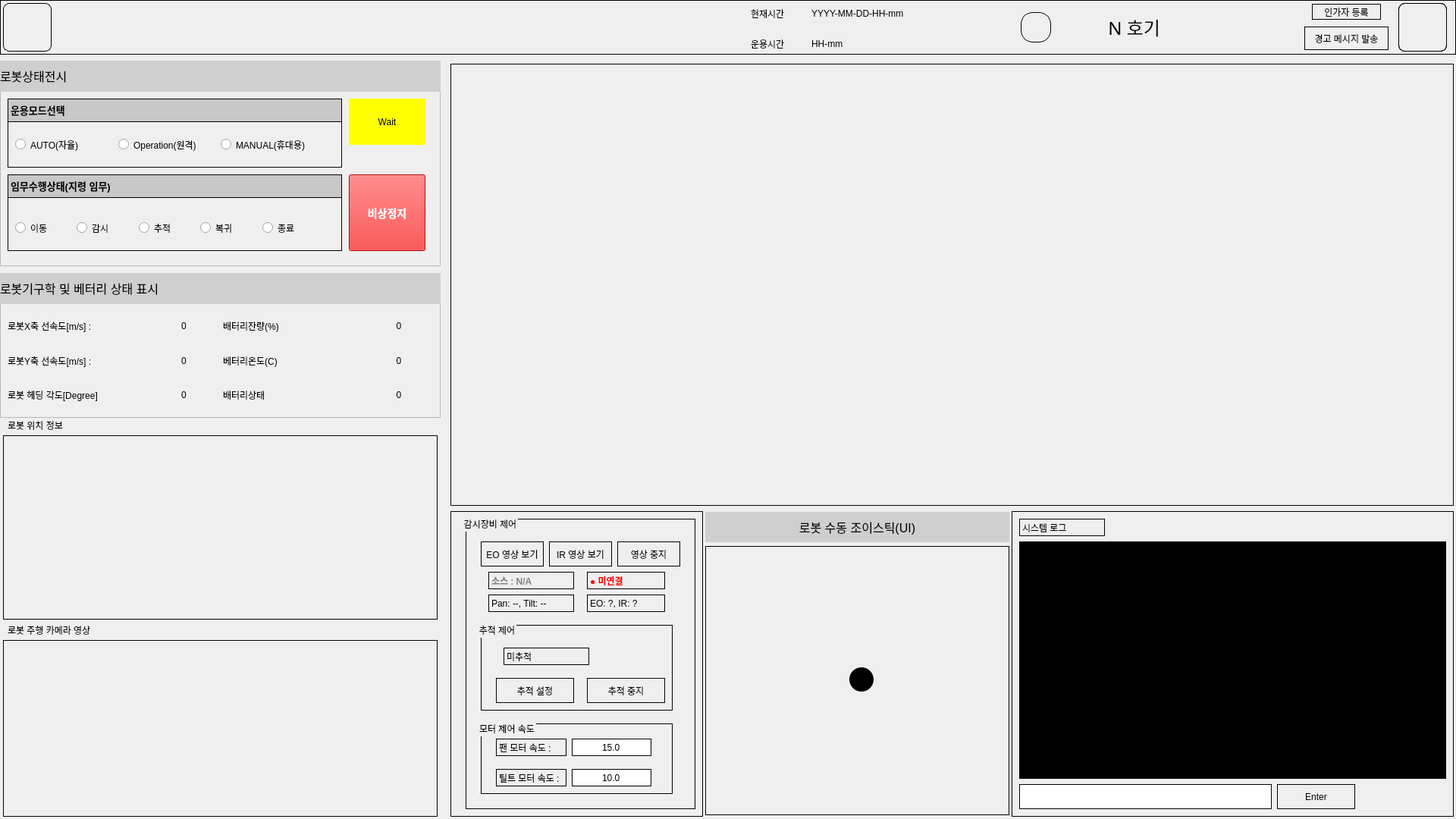
<?xml version="1.0" encoding="UTF-8"?>
<ui version="4.0">
 <class>mainForm</class>
 <widget class="QWidget" name="mainForm">
  <property name="geometry">
   <rect>
    <x>0</x>
    <y>0</y>
    <width>1920</width>
    <height>1080</height>
   </rect>
  </property>
  <property name="sizePolicy">
   <sizepolicy hsizetype="Fixed" vsizetype="Fixed">
    <horstretch>0</horstretch>
    <verstretch>0</verstretch>
   </sizepolicy>
  </property>
  <property name="minimumSize">
   <size>
    <width>1920</width>
    <height>1080</height>
   </size>
  </property>
  <property name="maximumSize">
   <size>
    <width>1920</width>
    <height>1080</height>
   </size>
  </property>
  <property name="font">
   <font>
    <family>Arial</family>
   </font>
  </property>
  <property name="windowTitle">
   <string>Control System</string>
  </property>
  <property name="styleSheet">
   <string notr="true"/>
  </property>
  <widget class="QWidget" name="widgetTopBtnBar" native="true">
   <property name="geometry">
    <rect>
     <x>0</x>
     <y>0</y>
     <width>1920</width>
     <height>72</height>
    </rect>
   </property>
   <property name="minimumSize">
    <size>
     <width>1920</width>
     <height>72</height>
    </size>
   </property>
   <property name="styleSheet">
    <string notr="true">border : 1px solid black;</string>
   </property>
   <widget class="QWidget" name="widgetBtnGoHome" native="true">
    <property name="geometry">
     <rect>
      <x>0</x>
      <y>0</y>
      <width>72</width>
      <height>72</height>
     </rect>
    </property>
    <property name="sizePolicy">
     <sizepolicy hsizetype="Fixed" vsizetype="Fixed">
      <horstretch>0</horstretch>
      <verstretch>0</verstretch>
     </sizepolicy>
    </property>
    <property name="minimumSize">
     <size>
      <width>72</width>
      <height>72</height>
     </size>
    </property>
    <property name="styleSheet">
     <string notr="true">border-radius:8px;
margin:4px;</string>
    </property>
    <widget class="QPushButton" name="btnGoHome">
     <property name="geometry">
      <rect>
       <x>0</x>
       <y>0</y>
       <width>72</width>
       <height>72</height>
      </rect>
     </property>
     <property name="minimumSize">
      <size>
       <width>72</width>
       <height>72</height>
      </size>
     </property>
     <property name="styleSheet">
      <string notr="true">border: none;
background-color: transparent;
</string>
     </property>
     <property name="text">
      <string/>
     </property>
    </widget>
    <widget class="QLabel" name="label_home">
     <property name="geometry">
      <rect>
       <x>0</x>
       <y>0</y>
       <width>72</width>
       <height>72</height>
      </rect>
     </property>
     <property name="minimumSize">
      <size>
       <width>72</width>
       <height>72</height>
      </size>
     </property>
     <property name="styleSheet">
      <string notr="true">border: none;
</string>
     </property>
     <property name="text">
      <string/>
     </property>
     <property name="pixmap">
      <pixmap resource="../../assets/icons.qrc">:/홈.png</pixmap>
     </property>
     <property name="scaledContents">
      <bool>true</bool>
     </property>
     <property name="margin">
      <number>8</number>
     </property>
    </widget>
    <zorder>label_home</zorder>
    <zorder>btnGoHome</zorder>
   </widget>
   <widget class="QWidget" name="widgetTimeInfo" native="true">
    <property name="geometry">
     <rect>
      <x>980</x>
      <y>0</y>
      <width>300</width>
      <height>72</height>
     </rect>
    </property>
    <property name="styleSheet">
     <string notr="true">border: none;
</string>
    </property>
    <widget class="QLabel" name="label_8">
     <property name="geometry">
      <rect>
       <x>10</x>
       <y>10</y>
       <width>58</width>
       <height>16</height>
      </rect>
     </property>
     <property name="font">
      <font>
       <family>Arial</family>
      </font>
     </property>
     <property name="frameShape">
      <enum>QFrame::Shape::NoFrame</enum>
     </property>
     <property name="text">
      <string>현재시간</string>
     </property>
    </widget>
    <widget class="QLabel" name="label_9">
     <property name="geometry">
      <rect>
       <x>10</x>
       <y>50</y>
       <width>58</width>
       <height>16</height>
      </rect>
     </property>
     <property name="font">
      <font>
       <family>Arial</family>
      </font>
     </property>
     <property name="text">
      <string>운용시간</string>
     </property>
    </widget>
    <widget class="QLabel" name="currentTime">
     <property name="geometry">
      <rect>
       <x>90</x>
       <y>10</y>
       <width>151</width>
       <height>16</height>
      </rect>
     </property>
     <property name="text">
      <string>YYYY-MM-DD-HH-mm</string>
     </property>
    </widget>
    <widget class="QLabel" name="operationTime">
     <property name="geometry">
      <rect>
       <x>90</x>
       <y>50</y>
       <width>101</width>
       <height>16</height>
      </rect>
     </property>
     <property name="styleSheet">
      <string notr="true"/>
     </property>
     <property name="text">
      <string>HH-mm</string>
     </property>
    </widget>
   </widget>
   <widget class="QLabel" name="label_10">
    <property name="geometry">
     <rect>
      <x>1330</x>
      <y>0</y>
      <width>72</width>
      <height>72</height>
     </rect>
    </property>
    <property name="styleSheet">
     <string notr="true">border-radius : 16px;
margin : 16px
</string>
    </property>
    <property name="text">
     <string/>
    </property>
    <property name="pixmap">
     <pixmap resource="../../assets/icons.qrc">:/플랫폼로봇.png</pixmap>
    </property>
    <property name="scaledContents">
     <bool>true</bool>
    </property>
    <property name="margin">
     <number>0</number>
    </property>
   </widget>
   <widget class="QLabel" name="txUnitNuberInfo">
    <property name="geometry">
     <rect>
      <x>1410</x>
      <y>0</y>
      <width>120</width>
      <height>72</height>
     </rect>
    </property>
    <property name="font">
     <font>
      <family>D2Coding</family>
      <pointsize>18</pointsize>
     </font>
    </property>
    <property name="styleSheet">
     <string notr="true">border : none;</string>
    </property>
    <property name="text">
     <string>N 호기</string>
    </property>
    <property name="alignment">
     <set>Qt::AlignmentFlag::AlignRight|Qt::AlignmentFlag::AlignTrailing|Qt::AlignmentFlag::AlignVCenter</set>
    </property>
   </widget>
   <widget class="QWidget" name="widgetbtnSetup" native="true">
    <property name="geometry">
     <rect>
      <x>1840</x>
      <y>0</y>
      <width>72</width>
      <height>72</height>
     </rect>
    </property>
    <property name="styleSheet">
     <string notr="true">border-radius : 8px;
margin : 4px;</string>
    </property>
    <widget class="QLabel" name="label_11">
     <property name="geometry">
      <rect>
       <x>0</x>
       <y>0</y>
       <width>72</width>
       <height>72</height>
      </rect>
     </property>
     <property name="styleSheet">
      <string notr="true">border : none;
padding : 4px;</string>
     </property>
     <property name="text">
      <string/>
     </property>
     <property name="pixmap">
      <pixmap resource="../../assets/icons.qrc">:/설정.png</pixmap>
     </property>
     <property name="scaledContents">
      <bool>true</bool>
     </property>
     <property name="margin">
      <number>8</number>
     </property>
    </widget>
    <widget class="QPushButton" name="btnGotoSetup">
     <property name="geometry">
      <rect>
       <x>0</x>
       <y>0</y>
       <width>72</width>
       <height>72</height>
      </rect>
     </property>
     <property name="text">
      <string/>
     </property>
    </widget>
   </widget>
   <widget class="QPushButton" name="btnWaringJoin">
    <property name="geometry">
     <rect>
      <x>1730</x>
      <y>5</y>
      <width>91</width>
      <height>21</height>
     </rect>
    </property>
    <property name="text">
     <string>인가자 등록</string>
    </property>
   </widget>
   <widget class="QPushButton" name="btnWaringSend">
    <property name="geometry">
     <rect>
      <x>1720</x>
      <y>35</y>
      <width>111</width>
      <height>31</height>
     </rect>
    </property>
    <property name="text">
     <string>경고 메시지 발송</string>
    </property>
   </widget>
  </widget>
  <widget class="QWidget" name="mainCamScreen" native="true">
   <property name="geometry">
    <rect>
     <x>590</x>
     <y>80</y>
     <width>1331</width>
     <height>591</height>
    </rect>
   </property>
   <property name="styleSheet">
    <string notr="true">border : 1px solid black;
margin : 4px;</string>
   </property>
   <widget class="QLabel" name="mainCamScreen_bmpLabel">
    <property name="geometry">
     <rect>
      <x>0</x>
      <y>0</y>
      <width>1331</width>
      <height>591</height>
     </rect>
    </property>
    <property name="sizePolicy">
     <sizepolicy hsizetype="Preferred" vsizetype="Preferred">
      <horstretch>0</horstretch>
      <verstretch>0</verstretch>
     </sizepolicy>
    </property>
    <property name="text">
     <string/>
    </property>
    <property name="pixmap">
     <pixmap resource="../../assets/icons.qrc">:/강수량.png</pixmap>
    </property>
    <property name="scaledContents">
     <bool>true</bool>
    </property>
   </widget>
   <widget class="QWidget" name="widget_zoom_in" native="true">
    <property name="geometry">
     <rect>
      <x>1220</x>
      <y>490</y>
      <width>91</width>
      <height>81</height>
     </rect>
    </property>
    <property name="styleSheet">
     <string notr="true">border : none;</string>
    </property>
    <widget class="QPushButton" name="btnZoomIn">
     <property name="geometry">
      <rect>
       <x>0</x>
       <y>0</y>
       <width>91</width>
       <height>81</height>
      </rect>
     </property>
     <property name="text">
      <string/>
     </property>
    </widget>
    <widget class="QLabel" name="label_3">
     <property name="geometry">
      <rect>
       <x>0</x>
       <y>0</y>
       <width>91</width>
       <height>81</height>
      </rect>
     </property>
     <property name="text">
      <string/>
     </property>
     <property name="pixmap">
      <pixmap resource="../../assets/icons.qrc">:/확대.png</pixmap>
     </property>
     <property name="scaledContents">
      <bool>true</bool>
     </property>
    </widget>
    <zorder>label_3</zorder>
    <zorder>btnZoomIn</zorder>
   </widget>
  </widget>
  <widget class="QWidget" name="widgetBottomLeftScreen" native="true">
   <property name="geometry">
    <rect>
     <x>0</x>
     <y>840</y>
     <width>581</width>
     <height>241</height>
    </rect>
   </property>
   <property name="styleSheet">
    <string notr="true">border : 1px solid black;
margin : 4px;</string>
   </property>
  </widget>
  <widget class="QWidget" name="widgetBottomRightScreen" native="true">
   <property name="geometry">
    <rect>
     <x>0</x>
     <y>570</y>
     <width>581</width>
     <height>251</height>
    </rect>
   </property>
   <property name="styleSheet">
    <string notr="true">border : 1px solid black;
margin : 4px;</string>
   </property>
   <widget class="QWidget" name="widgetBottomRightCam" native="true">
    <property name="geometry">
     <rect>
      <x>450</x>
      <y>200</y>
      <width>96</width>
      <height>96</height>
     </rect>
    </property>
    <property name="styleSheet">
     <string notr="true">border:none;</string>
    </property>
   </widget>
  </widget>
  <widget class="QWidget" name="systemLog" native="true">
   <property name="geometry">
    <rect>
     <x>1330</x>
     <y>670</y>
     <width>591</width>
     <height>411</height>
    </rect>
   </property>
   <property name="styleSheet">
    <string notr="true">border : 1px solid black;
margin : 4px;
</string>
   </property>
   <widget class="QPlainTextEdit" name="edLogText">
    <property name="geometry">
     <rect>
      <x>10</x>
      <y>40</y>
      <width>571</width>
      <height>321</height>
     </rect>
    </property>
    <property name="styleSheet">
     <string notr="true">background-color: rgb(0,0,0);
color : rgb(0,255,0);</string>
    </property>
    <property name="readOnly">
     <bool>true</bool>
    </property>
   </widget>
   <widget class="QLineEdit" name="lineEdit_cmd">
    <property name="geometry">
     <rect>
      <x>10</x>
      <y>360</y>
      <width>341</width>
      <height>41</height>
     </rect>
    </property>
   </widget>
   <widget class="QPushButton" name="pushButton_cmd_Send">
    <property name="geometry">
     <rect>
      <x>350</x>
      <y>360</y>
      <width>111</width>
      <height>41</height>
     </rect>
    </property>
    <property name="text">
     <string>Enter</string>
    </property>
   </widget>
   <widget class="QLabel" name="lbl_systemlog">
    <property name="geometry">
     <rect>
      <x>10</x>
      <y>10</y>
      <width>121</width>
      <height>31</height>
     </rect>
    </property>
    <property name="text">
     <string>시스템 로그</string>
    </property>
   </widget>
  </widget>
  <widget class="QFrame" name="frameRobotControlStatus">
   <property name="geometry">
    <rect>
     <x>0</x>
     <y>80</y>
     <width>581</width>
     <height>271</height>
    </rect>
   </property>
   <property name="frameShape">
    <enum>QFrame::Shape::StyledPanel</enum>
   </property>
   <property name="frameShadow">
    <enum>QFrame::Shadow::Raised</enum>
   </property>
   <widget class="QLabel" name="label">
    <property name="geometry">
     <rect>
      <x>0</x>
      <y>0</y>
      <width>581</width>
      <height>41</height>
     </rect>
    </property>
    <property name="styleSheet">
     <string notr="true">background-color:rgb(207, 207, 207);

</string>
    </property>
    <property name="text">
     <string>&lt;html&gt;&lt;head/&gt;&lt;body&gt;&lt;p&gt;&lt;span style=&quot; font-size:12pt;&quot;&gt;로봇상태전시&lt;/span&gt;&lt;/p&gt;&lt;/body&gt;&lt;/html&gt;</string>
    </property>
    <property name="alignment">
     <set>Qt::AlignmentFlag::AlignLeading|Qt::AlignmentFlag::AlignLeft|Qt::AlignmentFlag::AlignVCenter</set>
    </property>
    <property name="margin">
     <number>4</number>
    </property>
   </widget>
   <widget class="QWidget" name="widget_op_mode_status" native="true">
    <property name="geometry">
     <rect>
      <x>10</x>
      <y>50</y>
      <width>441</width>
      <height>91</height>
     </rect>
    </property>
    <property name="styleSheet">
     <string notr="true">border : 1px solid black;</string>
    </property>
    <widget class="QLabel" name="label_5">
     <property name="geometry">
      <rect>
       <x>0</x>
       <y>0</y>
       <width>441</width>
       <height>31</height>
      </rect>
     </property>
     <property name="styleSheet">
      <string notr="true">background-color:rgb(200,200,200)</string>
     </property>
     <property name="text">
      <string>&lt;html&gt;&lt;head/&gt;&lt;body&gt;&lt;p&gt;&lt;span style=&quot; font-size:10pt; font-weight:700;&quot;&gt;운용모드선택&lt;/span&gt;&lt;/p&gt;&lt;/body&gt;&lt;/html&gt;</string>
     </property>
    </widget>
    <widget class="QGroupBox" name="groupBox">
     <property name="geometry">
      <rect>
       <x>0</x>
       <y>30</y>
       <width>441</width>
       <height>51</height>
      </rect>
     </property>
     <property name="styleSheet">
      <string notr="true">border:none;</string>
     </property>
     <property name="title">
      <string/>
     </property>
     <widget class="QWidget" name="horizontalLayoutWidget">
      <property name="geometry">
       <rect>
        <x>10</x>
        <y>10</y>
        <width>401</width>
        <height>41</height>
       </rect>
      </property>
      <layout class="QHBoxLayout" name="horizontalLayout">
       <property name="sizeConstraint">
        <enum>QLayout::SizeConstraint::SetDefaultConstraint</enum>
       </property>
       <property name="topMargin">
        <number>0</number>
       </property>
       <item>
        <widget class="QRadioButton" name="rb_opmode_auto">
         <property name="styleSheet">
          <string notr="true">border:none;
</string>
         </property>
         <property name="text">
          <string>AUTO(자율)</string>
         </property>
        </widget>
       </item>
       <item>
        <widget class="QRadioButton" name="rb_opmode_operator">
         <property name="text">
          <string>Operation(원격)</string>
         </property>
        </widget>
       </item>
       <item>
        <widget class="QRadioButton" name="rb_opmode_manual">
         <property name="text">
          <string>MANUAL(휴대용)</string>
         </property>
        </widget>
       </item>
      </layout>
     </widget>
    </widget>
   </widget>
   <widget class="QWidget" name="widget_mssion_status" native="true">
    <property name="geometry">
     <rect>
      <x>10</x>
      <y>150</y>
      <width>441</width>
      <height>101</height>
     </rect>
    </property>
    <property name="styleSheet">
     <string notr="true">border : 1px solid black;</string>
    </property>
    <widget class="QLabel" name="label_6">
     <property name="geometry">
      <rect>
       <x>0</x>
       <y>0</y>
       <width>441</width>
       <height>31</height>
      </rect>
     </property>
     <property name="styleSheet">
      <string notr="true">background-color:rgb(200,200,200)</string>
     </property>
     <property name="text">
      <string>&lt;html&gt;&lt;head/&gt;&lt;body&gt;&lt;p&gt;&lt;span style=&quot; font-size:10pt; font-weight:700;&quot;&gt;임무수행상태(지령 임무)&lt;/span&gt;&lt;/p&gt;&lt;/body&gt;&lt;/html&gt;</string>
     </property>
    </widget>
    <widget class="QGroupBox" name="groupBox_2">
     <property name="geometry">
      <rect>
       <x>0</x>
       <y>30</y>
       <width>441</width>
       <height>71</height>
      </rect>
     </property>
     <property name="styleSheet">
      <string notr="true">border:none;</string>
     </property>
     <property name="title">
      <string/>
     </property>
     <widget class="QWidget" name="horizontalLayoutWidget_2">
      <property name="geometry">
       <rect>
        <x>10</x>
        <y>20</y>
        <width>401</width>
        <height>41</height>
       </rect>
      </property>
      <layout class="QHBoxLayout" name="horizontalLayout_2">
       <property name="sizeConstraint">
        <enum>QLayout::SizeConstraint::SetDefaultConstraint</enum>
       </property>
       <property name="topMargin">
        <number>0</number>
       </property>
       <item>
        <widget class="QRadioButton" name="rb_ms_move">
         <property name="styleSheet">
          <string notr="true">border:none;
</string>
         </property>
         <property name="text">
          <string>이동</string>
         </property>
        </widget>
       </item>
       <item>
        <widget class="QRadioButton" name="rb_ms_patrol">
         <property name="text">
          <string>감시</string>
         </property>
        </widget>
       </item>
       <item>
        <widget class="QRadioButton" name="rb_ms_tracking">
         <property name="text">
          <string>추적</string>
         </property>
        </widget>
       </item>
       <item>
        <widget class="QRadioButton" name="rb_ms_return">
         <property name="text">
          <string>복귀</string>
         </property>
        </widget>
       </item>
       <item>
        <widget class="QRadioButton" name="rb_ms_stop">
         <property name="text">
          <string>종료</string>
         </property>
        </widget>
       </item>
      </layout>
     </widget>
    </widget>
   </widget>
   <widget class="QLabel" name="label_connection_status">
    <property name="geometry">
     <rect>
      <x>460</x>
      <y>50</y>
      <width>101</width>
      <height>61</height>
     </rect>
    </property>
    <property name="maximumSize">
     <size>
      <width>16777215</width>
      <height>200</height>
     </size>
    </property>
    <property name="styleSheet">
     <string notr="true">background-color:yellow;</string>
    </property>
    <property name="text">
     <string>Wait</string>
    </property>
    <property name="alignment">
     <set>Qt::AlignmentFlag::AlignCenter</set>
    </property>
   </widget>
   <widget class="QPushButton" name="btnAbnormalStop">
    <property name="geometry">
     <rect>
      <x>460</x>
      <y>150</y>
      <width>101</width>
      <height>101</height>
     </rect>
    </property>
    <property name="styleSheet">
     <string notr="true">background-color: red;
color: white;
font-size: 14px;
font-weight: bold;</string>
    </property>
    <property name="text">
     <string>비상정지</string>
    </property>
   </widget>
  </widget>
  <widget class="QFrame" name="frameRobotDeviceStatus">
   <property name="geometry">
    <rect>
     <x>0</x>
     <y>360</y>
     <width>581</width>
     <height>191</height>
    </rect>
   </property>
   <property name="frameShape">
    <enum>QFrame::Shape::StyledPanel</enum>
   </property>
   <property name="frameShadow">
    <enum>QFrame::Shadow::Raised</enum>
   </property>
   <widget class="QLabel" name="label_7">
    <property name="geometry">
     <rect>
      <x>0</x>
      <y>0</y>
      <width>581</width>
      <height>41</height>
     </rect>
    </property>
    <property name="styleSheet">
     <string notr="true">background-color:rgb(207, 207, 207);

</string>
    </property>
    <property name="text">
     <string>&lt;html&gt;&lt;head/&gt;&lt;body&gt;&lt;p&gt;&lt;span style=&quot; font-size:12pt;&quot;&gt;로봇기구학 및 베터리 상태 표시&lt;/span&gt;&lt;/p&gt;&lt;/body&gt;&lt;/html&gt;</string>
    </property>
    <property name="alignment">
     <set>Qt::AlignmentFlag::AlignLeading|Qt::AlignmentFlag::AlignLeft|Qt::AlignmentFlag::AlignVCenter</set>
    </property>
    <property name="margin">
     <number>4</number>
    </property>
   </widget>
   <widget class="QWidget" name="gridLayoutWidget">
    <property name="geometry">
     <rect>
      <x>10</x>
      <y>50</y>
      <width>561</width>
      <height>131</height>
     </rect>
    </property>
    <layout class="QGridLayout" name="gridLayout" rowstretch="0,0,0" columnstretch="2,1,2,1">
     <item row="0" column="2">
      <widget class="QLabel" name="label_17">
       <property name="text">
        <string>배터리잔량(%)</string>
       </property>
      </widget>
     </item>
     <item row="2" column="2">
      <widget class="QLabel" name="label_19">
       <property name="text">
        <string>배터리상태</string>
       </property>
      </widget>
     </item>
     <item row="2" column="0">
      <widget class="QLabel" name="label_21">
       <property name="text">
        <string>&lt;html&gt;&lt;head/&gt;&lt;body&gt;&lt;p&gt;로봇 헤딩 각도[Degree]&lt;/p&gt;&lt;/body&gt;&lt;/html&gt;</string>
       </property>
      </widget>
     </item>
     <item row="1" column="2">
      <widget class="QLabel" name="label_18">
       <property name="text">
        <string>베터리온도(C)</string>
       </property>
      </widget>
     </item>
     <item row="0" column="0">
      <widget class="QLabel" name="label_13">
       <property name="text">
        <string>로봇X축 선속도[m/s] :</string>
       </property>
      </widget>
     </item>
     <item row="2" column="1">
      <widget class="QLabel" name="robot_heading_degree">
       <property name="text">
        <string>0</string>
       </property>
       <property name="alignment">
        <set>Qt::AlignmentFlag::AlignCenter</set>
       </property>
      </widget>
     </item>
     <item row="0" column="1">
      <widget class="QLabel" name="label_robot_veloX">
       <property name="text">
        <string>0</string>
       </property>
       <property name="alignment">
        <set>Qt::AlignmentFlag::AlignCenter</set>
       </property>
      </widget>
     </item>
     <item row="1" column="1">
      <widget class="QLabel" name="label_robot_veloY">
       <property name="text">
        <string>0</string>
       </property>
       <property name="alignment">
        <set>Qt::AlignmentFlag::AlignCenter</set>
       </property>
      </widget>
     </item>
     <item row="1" column="0">
      <widget class="QLabel" name="label_20">
       <property name="text">
        <string>로봇Y축 선속도[m/s] :</string>
       </property>
      </widget>
     </item>
     <item row="0" column="3">
      <widget class="QLabel" name="label_battery_level">
       <property name="text">
        <string>0</string>
       </property>
       <property name="alignment">
        <set>Qt::AlignmentFlag::AlignCenter</set>
       </property>
      </widget>
     </item>
     <item row="1" column="3">
      <widget class="QLabel" name="label_battery_temper">
       <property name="text">
        <string>0</string>
       </property>
       <property name="alignment">
        <set>Qt::AlignmentFlag::AlignCenter</set>
       </property>
      </widget>
     </item>
     <item row="2" column="3">
      <widget class="QLabel" name="label_battery_status">
       <property name="text">
        <string>0</string>
       </property>
       <property name="alignment">
        <set>Qt::AlignmentFlag::AlignCenter</set>
       </property>
      </widget>
     </item>
    </layout>
   </widget>
  </widget>
  <widget class="QLabel" name="labelBottomRightScreen">
   <property name="geometry">
    <rect>
     <x>10</x>
     <y>550</y>
     <width>561</width>
     <height>21</height>
    </rect>
   </property>
   <property name="styleSheet">
    <string notr="true">border : none;</string>
   </property>
   <property name="text">
    <string>로봇 위치 정보</string>
   </property>
  </widget>
  <widget class="QLabel" name="labelSubCamera">
   <property name="geometry">
    <rect>
     <x>10</x>
     <y>820</y>
     <width>561</width>
     <height>21</height>
    </rect>
   </property>
   <property name="styleSheet">
    <string notr="true">border : none</string>
   </property>
   <property name="text">
    <string>로봇 주행 카메라 영상</string>
   </property>
  </widget>
  <widget class="QWidget" name="systemExternalControl" native="true">
   <property name="geometry">
    <rect>
     <x>590</x>
     <y>670</y>
     <width>341</width>
     <height>411</height>
    </rect>
   </property>
   <property name="styleSheet">
    <string notr="true">border : 1px solid black;
margin : 4px;
</string>
   </property>
   <widget class="QGroupBox" name="groupBox_3">
    <property name="geometry">
     <rect>
      <x>20</x>
      <y>10</y>
      <width>311</width>
      <height>391</height>
     </rect>
    </property>
    <property name="title">
     <string>감시장비 제어</string>
    </property>
    <widget class="QPushButton" name="btn_view_eo">
     <property name="geometry">
      <rect>
       <x>20</x>
       <y>30</y>
       <width>91</width>
       <height>41</height>
      </rect>
     </property>
     <property name="text">
      <string>EO 영상 보기</string>
     </property>
    </widget>
    <widget class="QPushButton" name="btn_view_ir">
     <property name="geometry">
      <rect>
       <x>110</x>
       <y>30</y>
       <width>91</width>
       <height>41</height>
      </rect>
     </property>
     <property name="text">
      <string>IR 영상 보기</string>
     </property>
    </widget>
    <widget class="QPushButton" name="btn_view_stop">
     <property name="geometry">
      <rect>
       <x>200</x>
       <y>30</y>
       <width>91</width>
       <height>41</height>
      </rect>
     </property>
     <property name="text">
      <string>영상 중지</string>
     </property>
    </widget>
    <widget class="QLabel" name="lbl_video_source">
     <property name="geometry">
      <rect>
       <x>30</x>
       <y>70</y>
       <width>121</width>
       <height>31</height>
      </rect>
     </property>
     <property name="styleSheet">
      <string notr="true">color: gray; font-weight: bold;</string>
     </property>
     <property name="text">
      <string>소스 : N/A</string>
     </property>
    </widget>
    <widget class="QLabel" name="lbl_conn_status">
     <property name="geometry">
      <rect>
       <x>160</x>
       <y>70</y>
       <width>111</width>
       <height>31</height>
      </rect>
     </property>
     <property name="styleSheet">
      <string notr="true">color: red; font-weight: bold;</string>
     </property>
     <property name="text">
      <string>● 미연결</string>
     </property>
    </widget>
    <widget class="QLabel" name="lbl_motor_status">
     <property name="geometry">
      <rect>
       <x>30</x>
       <y>100</y>
       <width>121</width>
       <height>31</height>
      </rect>
     </property>
     <property name="text">
      <string>Pan: --, Tilt: --</string>
     </property>
    </widget>
    <widget class="QLabel" name="lbl_power_status">
     <property name="geometry">
      <rect>
       <x>160</x>
       <y>100</y>
       <width>111</width>
       <height>31</height>
      </rect>
     </property>
     <property name="text">
      <string>EO: ?, IR: ?</string>
     </property>
    </widget>
    <widget class="QGroupBox" name="track_group">
     <property name="geometry">
      <rect>
       <x>20</x>
       <y>140</y>
       <width>261</width>
       <height>121</height>
      </rect>
     </property>
     <property name="title">
      <string>추적 제어</string>
     </property>
     <widget class="QLabel" name="lbl_track_status">
      <property name="geometry">
       <rect>
        <x>30</x>
        <y>30</y>
        <width>121</width>
        <height>31</height>
       </rect>
      </property>
      <property name="text">
       <string>미추적</string>
      </property>
     </widget>
     <widget class="QPushButton" name="btn_track_mode">
      <property name="geometry">
       <rect>
        <x>20</x>
        <y>70</y>
        <width>111</width>
        <height>41</height>
       </rect>
      </property>
      <property name="text">
       <string>추적 설정</string>
      </property>
     </widget>
     <widget class="QPushButton" name="btn_track_stop">
      <property name="geometry">
       <rect>
        <x>140</x>
        <y>70</y>
        <width>111</width>
        <height>41</height>
       </rect>
      </property>
      <property name="text">
       <string>추적 중지</string>
      </property>
     </widget>
    </widget>
    <widget class="QGroupBox" name="camera_motor_speed_group">
     <property name="geometry">
      <rect>
       <x>20</x>
       <y>270</y>
       <width>261</width>
       <height>101</height>
      </rect>
     </property>
     <property name="title">
      <string>모터 제어 속도</string>
     </property>
     <widget class="QLineEdit" name="le_pan_speed">
      <property name="geometry">
       <rect>
        <x>120</x>
        <y>20</y>
        <width>113</width>
        <height>31</height>
       </rect>
      </property>
      <property name="text">
       <string>15.0</string>
      </property>
      <property name="alignment">
       <set>Qt::AlignmentFlag::AlignCenter</set>
      </property>
     </widget>
     <widget class="QLineEdit" name="le_tilt_speed">
      <property name="geometry">
       <rect>
        <x>120</x>
        <y>60</y>
        <width>113</width>
        <height>31</height>
       </rect>
      </property>
      <property name="text">
       <string>10.0</string>
      </property>
      <property name="alignment">
       <set>Qt::AlignmentFlag::AlignCenter</set>
      </property>
     </widget>
     <widget class="QLabel" name="lbl_track_status_2">
      <property name="geometry">
       <rect>
        <x>20</x>
        <y>20</y>
        <width>101</width>
        <height>31</height>
       </rect>
      </property>
      <property name="text">
       <string>팬 모터 속도 :</string>
      </property>
     </widget>
     <widget class="QLabel" name="lbl_track_status_3">
      <property name="geometry">
       <rect>
        <x>20</x>
        <y>60</y>
        <width>101</width>
        <height>31</height>
       </rect>
      </property>
      <property name="text">
       <string>틸트 모터 속도 :</string>
      </property>
     </widget>
    </widget>
   </widget>
  </widget>
  <widget class="QWidget" name="widget_controlKeys_2" native="true">
   <property name="geometry">
    <rect>
     <x>930</x>
     <y>720</y>
     <width>401</width>
     <height>355</height>
    </rect>
   </property>
   <property name="styleSheet">
    <string notr="true">border : 1px solid black;
</string>
   </property>
   <widget class="QWidget" name="widget_2" native="true">
    <property name="geometry">
     <rect>
      <x>40</x>
      <y>10</y>
      <width>330</width>
      <height>330</height>
     </rect>
    </property>
    <property name="styleSheet">
     <string notr="true">border:none;</string>
    </property>
    <widget class="QWidget" name="widget_keydown_2" native="true">
     <property name="geometry">
      <rect>
       <x>90</x>
       <y>200</y>
       <width>151</width>
       <height>131</height>
      </rect>
     </property>
     <property name="styleSheet">
      <string notr="true">border : none;</string>
     </property>
     <widget class="QLabel" name="label_keydown_normal_2">
      <property name="geometry">
       <rect>
        <x>0</x>
        <y>0</y>
        <width>151</width>
        <height>131</height>
       </rect>
      </property>
      <property name="text">
       <string/>
      </property>
      <property name="pixmap">
       <pixmap resource="../../assets/icons.qrc">:/방향키_하_기본.png</pixmap>
      </property>
     </widget>
     <widget class="QLabel" name="label_keydown_push_2">
      <property name="enabled">
       <bool>true</bool>
      </property>
      <property name="geometry">
       <rect>
        <x>0</x>
        <y>0</y>
        <width>151</width>
        <height>131</height>
       </rect>
      </property>
      <property name="text">
       <string/>
      </property>
      <property name="pixmap">
       <pixmap resource="../../assets/icons.qrc">:/방향키_하_누름.png</pixmap>
      </property>
     </widget>
     <widget class="QPushButton" name="btnKeyDown_2">
      <property name="geometry">
       <rect>
        <x>0</x>
        <y>0</y>
        <width>151</width>
        <height>131</height>
       </rect>
      </property>
      <property name="text">
       <string/>
      </property>
     </widget>
    </widget>
    <widget class="QWidget" name="widget_keyleft_2" native="true">
     <property name="geometry">
      <rect>
       <x>0</x>
       <y>85</y>
       <width>120</width>
       <height>160</height>
      </rect>
     </property>
     <property name="styleSheet">
      <string notr="true">border : none;</string>
     </property>
     <widget class="QLabel" name="label_keyleft_normal_2">
      <property name="geometry">
       <rect>
        <x>0</x>
        <y>0</y>
        <width>120</width>
        <height>160</height>
       </rect>
      </property>
      <property name="text">
       <string/>
      </property>
      <property name="pixmap">
       <pixmap resource="../../assets/icons.qrc">:/방향키_좌_기본.png</pixmap>
      </property>
     </widget>
     <widget class="QLabel" name="label_keyleft_push_2">
      <property name="enabled">
       <bool>true</bool>
      </property>
      <property name="geometry">
       <rect>
        <x>0</x>
        <y>0</y>
        <width>120</width>
        <height>160</height>
       </rect>
      </property>
      <property name="text">
       <string/>
      </property>
      <property name="pixmap">
       <pixmap resource="../../assets/icons.qrc">:/방향키_좌_누름.png</pixmap>
      </property>
     </widget>
     <widget class="QPushButton" name="btnKeyLeft_2">
      <property name="geometry">
       <rect>
        <x>0</x>
        <y>0</y>
        <width>120</width>
        <height>160</height>
       </rect>
      </property>
      <property name="text">
       <string/>
      </property>
     </widget>
    </widget>
    <widget class="QWidget" name="widget_keyup_2" native="true">
     <property name="geometry">
      <rect>
       <x>90</x>
       <y>0</y>
       <width>151</width>
       <height>131</height>
      </rect>
     </property>
     <property name="styleSheet">
      <string notr="true">border : none;</string>
     </property>
     <widget class="QLabel" name="label_keyup_normal_2">
      <property name="geometry">
       <rect>
        <x>0</x>
        <y>0</y>
        <width>151</width>
        <height>131</height>
       </rect>
      </property>
      <property name="text">
       <string/>
      </property>
      <property name="pixmap">
       <pixmap resource="../../assets/icons.qrc">:/방향키_상_기본.png</pixmap>
      </property>
     </widget>
     <widget class="QLabel" name="label_keyup_push_2">
      <property name="enabled">
       <bool>true</bool>
      </property>
      <property name="geometry">
       <rect>
        <x>0</x>
        <y>0</y>
        <width>151</width>
        <height>131</height>
       </rect>
      </property>
      <property name="text">
       <string/>
      </property>
      <property name="pixmap">
       <pixmap resource="../../assets/icons.qrc">:/방향키_상_누름.png</pixmap>
      </property>
     </widget>
     <widget class="QPushButton" name="btnKeyUp_2">
      <property name="geometry">
       <rect>
        <x>0</x>
        <y>0</y>
        <width>151</width>
        <height>131</height>
       </rect>
      </property>
      <property name="text">
       <string/>
      </property>
     </widget>
    </widget>
    <widget class="QWidget" name="widget_keyright_2" native="true">
     <property name="geometry">
      <rect>
       <x>210</x>
       <y>85</y>
       <width>121</width>
       <height>161</height>
      </rect>
     </property>
     <property name="styleSheet">
      <string notr="true">border : none;</string>
     </property>
     <widget class="QLabel" name="label_keyright_normal_2">
      <property name="geometry">
       <rect>
        <x>0</x>
        <y>0</y>
        <width>151</width>
        <height>161</height>
       </rect>
      </property>
      <property name="text">
       <string/>
      </property>
      <property name="pixmap">
       <pixmap resource="../../assets/icons.qrc">:/방향키_우_기본.png</pixmap>
      </property>
     </widget>
     <widget class="QLabel" name="label_keyright_push_2">
      <property name="enabled">
       <bool>true</bool>
      </property>
      <property name="geometry">
       <rect>
        <x>0</x>
        <y>0</y>
        <width>151</width>
        <height>161</height>
       </rect>
      </property>
      <property name="text">
       <string/>
      </property>
      <property name="pixmap">
       <pixmap resource="../../assets/icons.qrc">:/방향키_우_누름.png</pixmap>
      </property>
     </widget>
     <widget class="QPushButton" name="btnKeyRight_2">
      <property name="geometry">
       <rect>
        <x>0</x>
        <y>0</y>
        <width>151</width>
        <height>161</height>
       </rect>
      </property>
      <property name="text">
       <string/>
      </property>
     </widget>
    </widget>
    <widget class="QLabel" name="label_4">
     <property name="geometry">
      <rect>
       <x>150</x>
       <y>150</y>
       <width>32</width>
       <height>32</height>
      </rect>
     </property>
     <property name="styleSheet">
      <string notr="true">background-color:black;
border-radius : 16px;</string>
     </property>
     <property name="text">
      <string/>
     </property>
    </widget>
   </widget>
  </widget>
  <widget class="QLabel" name="label_12">
   <property name="geometry">
    <rect>
     <x>930</x>
     <y>675</y>
     <width>401</width>
     <height>40</height>
    </rect>
   </property>
   <property name="styleSheet">
    <string notr="true">background-color:rgb(207, 207, 207);

</string>
   </property>
   <property name="text">
    <string>&lt;html&gt;&lt;head/&gt;&lt;body&gt;&lt;p&gt;&lt;span style=&quot; font-size:12pt;&quot;&gt;로봇 수동 조이스틱(UI)&lt;/span&gt;&lt;/p&gt;&lt;/body&gt;&lt;/html&gt;</string>
   </property>
   <property name="alignment">
    <set>Qt::AlignmentFlag::AlignCenter</set>
   </property>
   <property name="margin">
    <number>4</number>
   </property>
  </widget>
 </widget>
 <resources>
  <include location="../../assets/icons.qrc"/>
 </resources>
 <connections/>
</ui>
